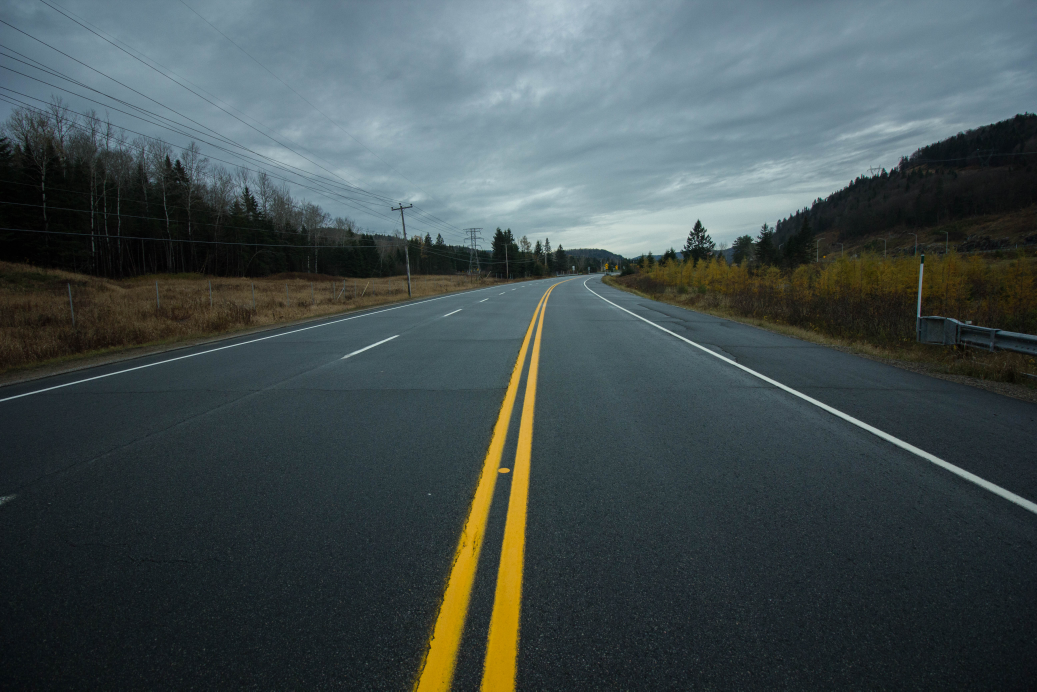
#> input picture road.jpg, 5184 x 3456 px, given in place of 11.mp4, which was not available (shown at 1/5 size)
$ python tital.py
#> lines starting #> are read from the running program, lines starting #| are printed output that depends on the picture; after the words box and inside, x2 and y2 are one past the last pixel; in counts of white or black regions, pixels touching at a corner belong together; pictures that were not available may be replaced by others from this repository, and a replacement may not be noted
#> further down, frame is the input picture: shape (3456, 5184, 3); mean B, G, R 80.1, 79.1, 67.6
import matplotlib.pylab as plt
import cv2
import numpy as np


def region_of_interest(img, vertices):
    mask = np.zeros_like(img)
    # channel_count = img.shape[2]
    match_mask_color = 255
    cv2.fillPoly(mask, vertices, match_mask_color)
    masked_image = cv2.bitwise_and(img, mask)
    return masked_image


def draw_the_lines(img, lines):
    img = np.copy(img)
    blank_image = np.zeros((img.shape[0], img.shape[1], 3), dtype=np.uint8)

    for line in lines:
        for x1, y1, x2, y2 in line:
            cv2.line(blank_image, (x1, y1), (x2, y2), (0, 255, 0), thickness=30)
    img = cv2.addWeighted(img, 0.8, blank_image, 1, 0.0)
    return img


# image = cv2.imread('road.jpg')
# image = cv2.cvtColor(image, cv2.COLOR_BGR2RGB)
def process(image):
    print(image.shape)
#| (3456, 5184, 3)
    height = image.shape[0]
#> height = 3456
    width = image.shape[1]
#> width = 5184

    region_of_interest_vertices = [
        (-3000, height),
        (3000, 1400),
        (9000, height)
    ]
    gray_image = cv2.cvtColor(image, cv2.COLOR_RGB2GRAY)
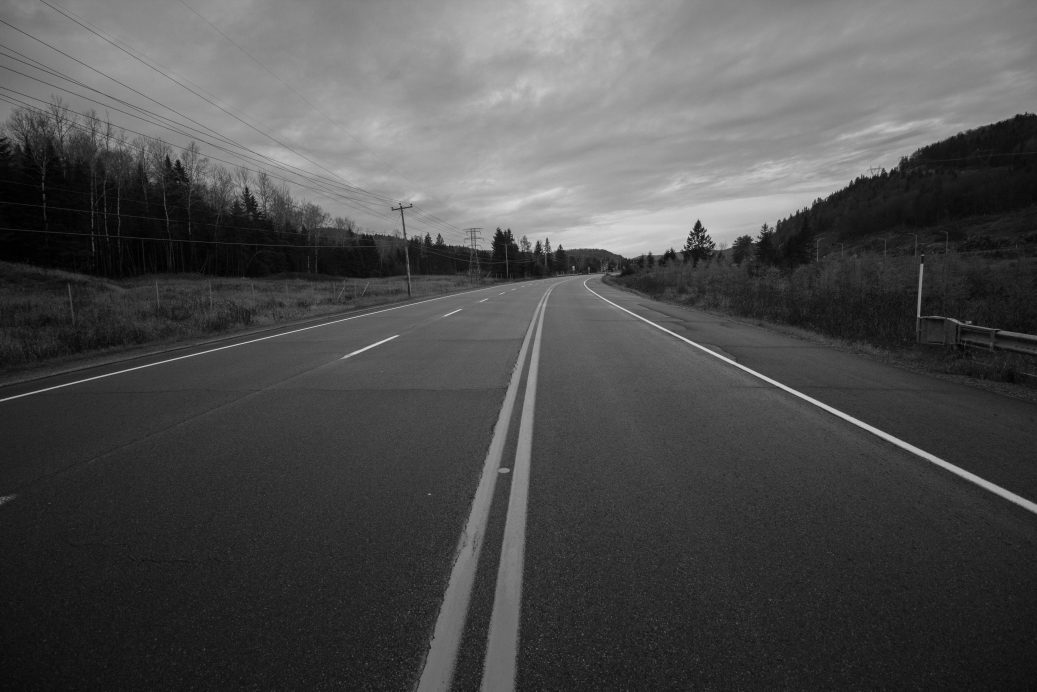
#> gray_image: shape (3456, 5184) (shown at 1/5 size); min 0, max 245, mean 78
    canny_image = cv2.Canny(gray_image, 100, 300)
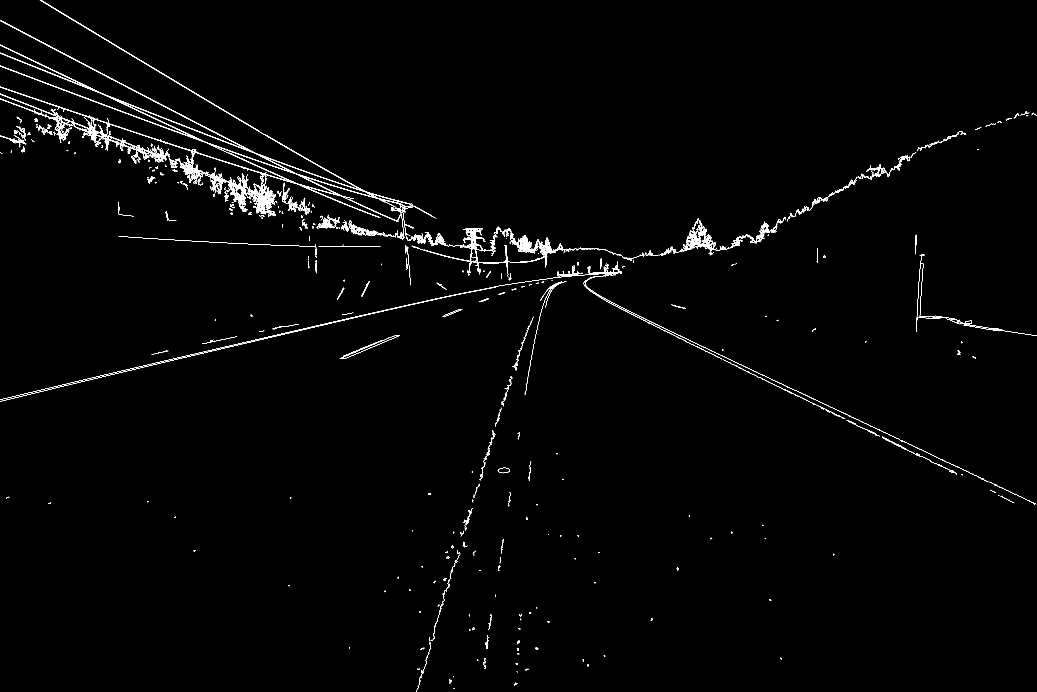
#> canny_image: shape (3456, 5184) (shown at 1/5 size); 0.63% white in thin lines or dots
    cropped_image = region_of_interest(canny_image,
                                       np.array([region_of_interest_vertices], np.int32), )
#> in region_of_interest, `cv2.fillPoly(mask, vertices, match_mask_color)`:
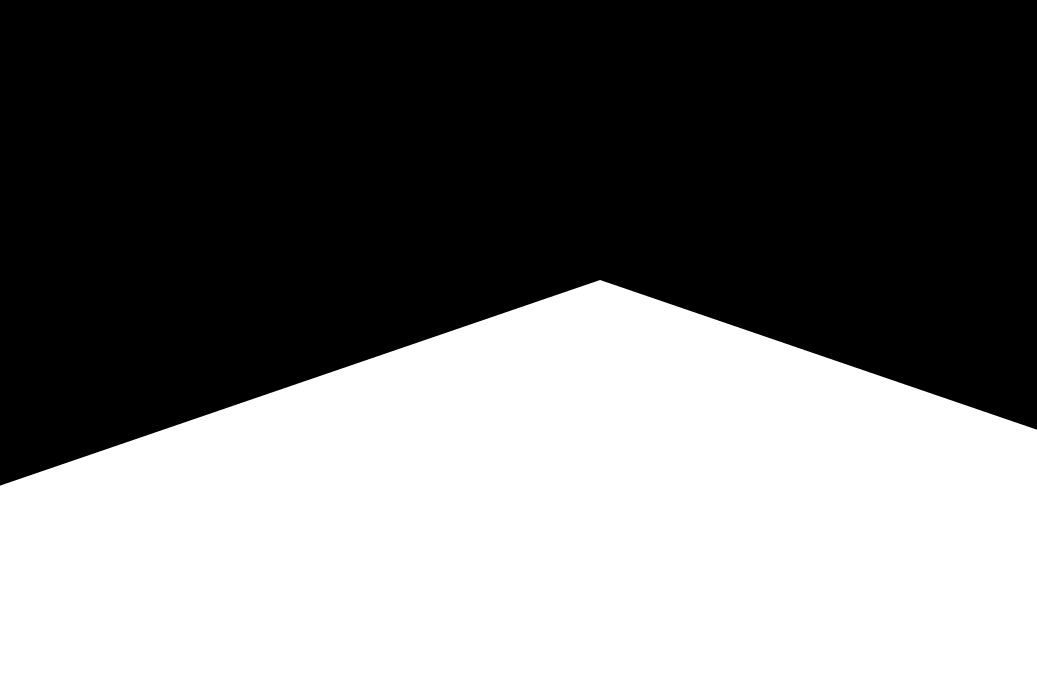
#> mask: shape (3456, 5184) (shown at 1/5 size); 46.3% white; 1 white region, box (x1, y1, x2, y2) and area: (0, 1400, 5184, 3456) 8298972
#> in region_of_interest, `masked_image = cv2.bitwise_and(img, mask)`:
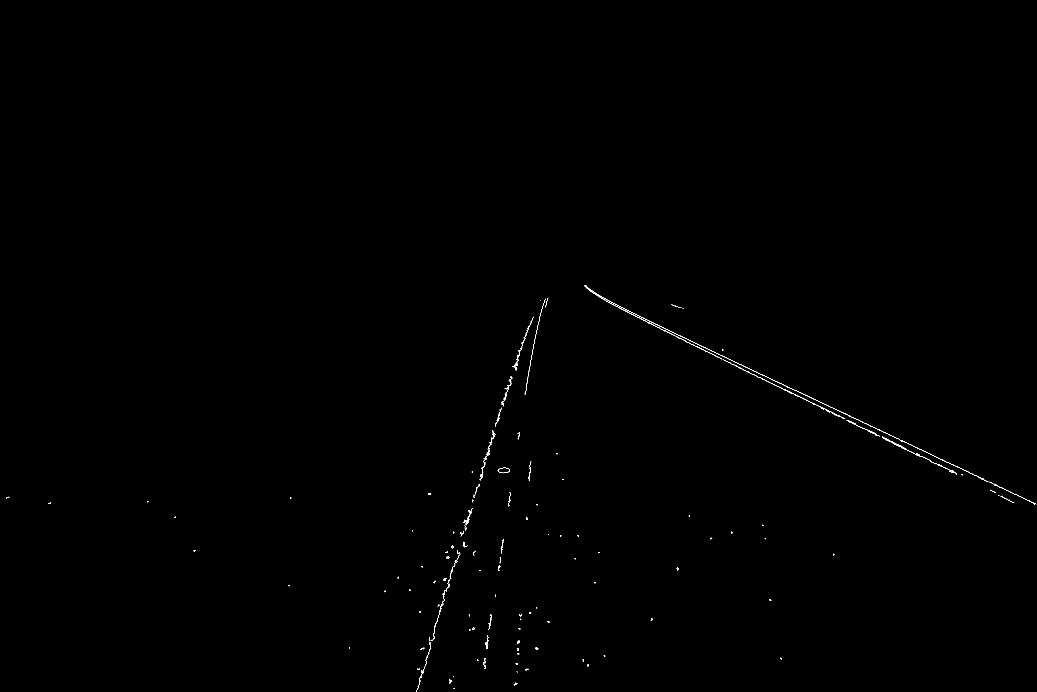
#> masked_image: shape (3456, 5184) (shown at 1/5 size); 0.08% white in thin lines or dots, all inside (x1, y1, x2, y2) = (31, 1425, 5181, 3456)
    lines = cv2.HoughLinesP(cropped_image, rho=6,
                            theta=np.pi / 60,
                            threshold=160,
                            lines=np.array([]),
                            minLineLength=40,
                            maxLineGap=25)
#> lines = 169 rows, first 6: [3009, 1485, 3213, 1589], [3617, 1781, 3695, 1820], [3304, 1632, 3392, 1676], [2576, 1838, 2643, 1632], [3198, 1589, 3527, 1756], [3707, 1824, 3773, 1857]

    image_with_lines = draw_the_lines(image, lines)
#> the loop in draw_the_lines, `for line in lines:` made 169 passes
#> in draw_the_lines, `img = cv2.addWeighted(img, 0.8, blank_image, 1, 0.0)`:
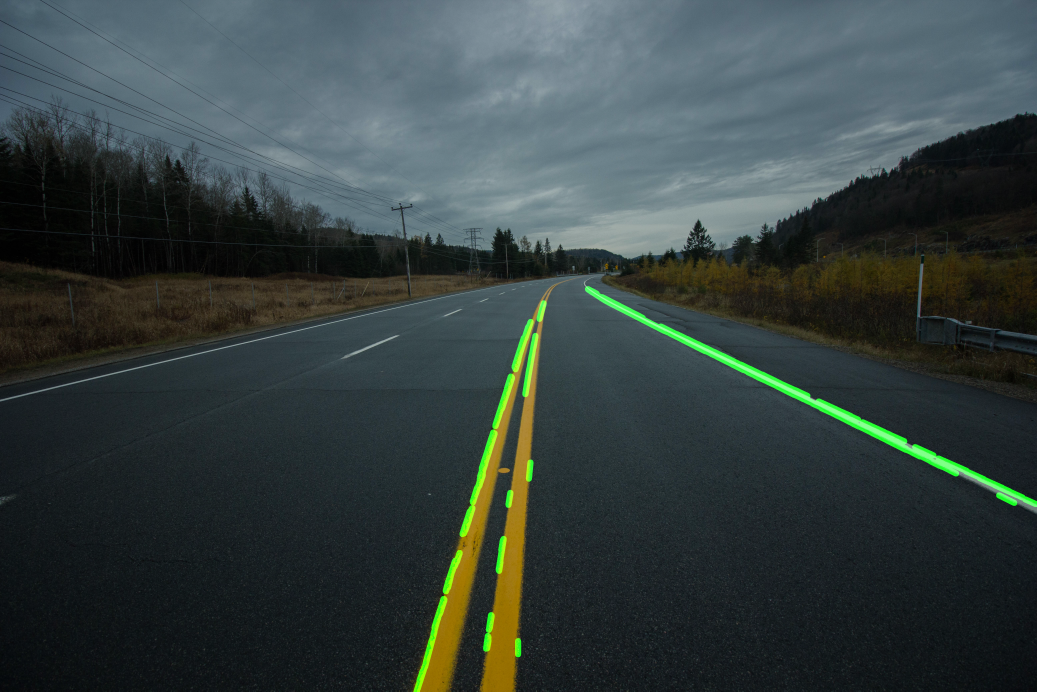
#> img: shape (3456, 5184, 3) (shown at 1/5 size); mean B, G, R 64.1, 65.2, 54.1
    return image_with_lines


cap = cv2.VideoCapture('11.mp4')

while (cap.isOpened()):
    ret, frame = cap.read()
    frame = process(frame)
    cv2.imshow('frame', frame)
    if cv2.waitKey(1) & 0xFF == ord('q'):
#> (key q is pressed here)
        break


cap.release()
cv2.destroyAllWindows()
# plt.imshow(image_with_lines)
# plt.show()
